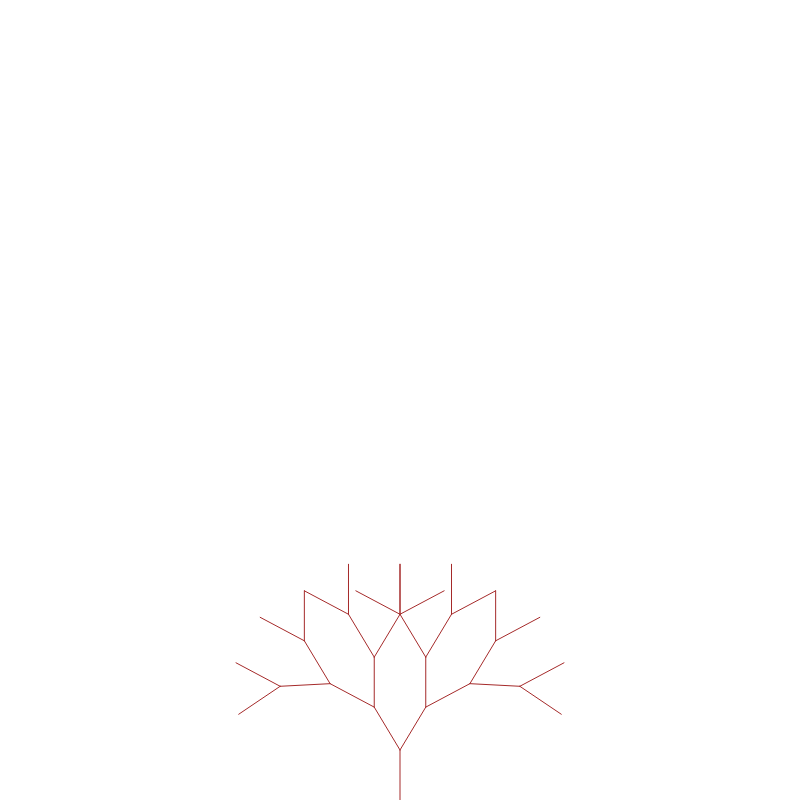
Frame 1 (no input)
Frame 60 (no input): identical to frame 1, image omitted
Frame 120 (the mouse pressed at the canvas centre since frame 60): identical to frame 1, image omitted

The p5.js sketch that drew this single still picture (run headless with seeded random() and noise() and a simulated clock; from frame 60 on, the mouse is pressed at the canvas centre):

// p5.js sketch
// ── sketch.js
let branchLength = 50;
let stemAngle;

function setup() {
    createCanvas(800, 800);
    stemAngle = radians(31);
    createTree();
    frameRate(30);
}

function createTree() {
    tree = [];
    iteration = 0;
    let growDirection = createVector(0, -branchLength);
    let startPosition = createVector(400, 800);
    let endPosition = p5.Vector.add(startPosition, growDirection);
    tree.push({
        start: startPosition.copy(),
        end: endPosition.copy(),
        direction: p5.Vector.normalize(growDirection)
    });
    splitBranch(endPosition, 1, p5.Vector.normalize(growDirection));
}

function draw() {
    background(255);
    stroke('brown');
    for (let i = 0; i < tree.length; i++) {
        branch = tree[i];
        line(branch.start.x, branch.start.y, branch.end.x, branch.end.y);
    }
}

function splitBranch(startPoint, level, growDirection) {
    // make it stop at a certain level:
    if (level > 4) return;

    // left side first --------
    // change direction of growth:
    let growDirectionLeft = p5.Vector.rotate(growDirection.copy(), -stemAngle).mult(branchLength);
    // find the end point of the branch with vector addition:
    let endPositionLeft = p5.Vector.add(startPoint, growDirectionLeft);
    // add it to the tree
    tree.push({start: startPoint.copy(), end: endPositionLeft.copy()});
    // recursively add more
    splitBranch(endPositionLeft, level+1, p5.Vector.normalize(growDirectionLeft));

    // right side follows --------
    // change direction of growth:
    let growDirectionRight = p5.Vector.rotate(growDirection.copy(), stemAngle).mult(branchLength);
    // find the end point of the branch with vector addition:
    let endPositionRight = p5.Vector.add(startPoint, growDirectionRight);
    // add it to the tree
    tree.push({start: startPoint.copy(), end: endPositionRight.copy()});
    // recursively add more
    splitBranch(endPositionRight, level+1, p5.Vector.normalize(growDirectionRight));
}
